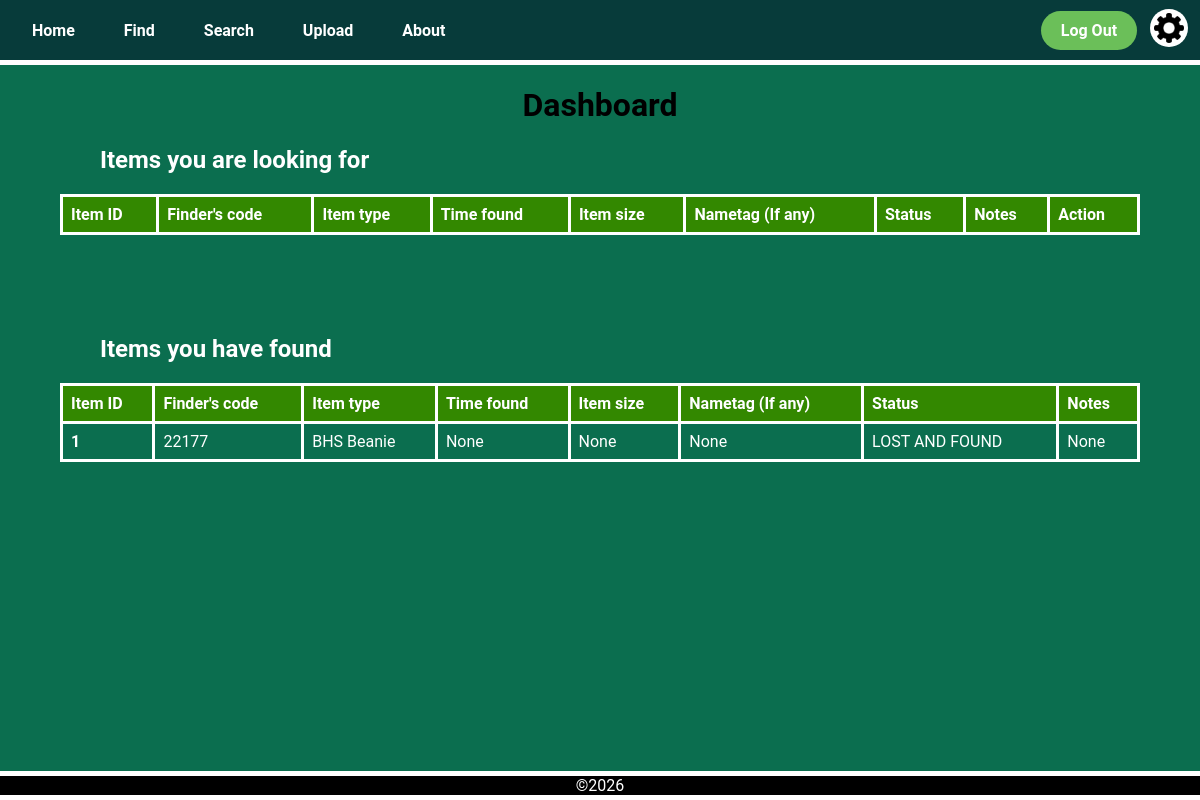
Page /dashboard (signed in) on the earlier database version.
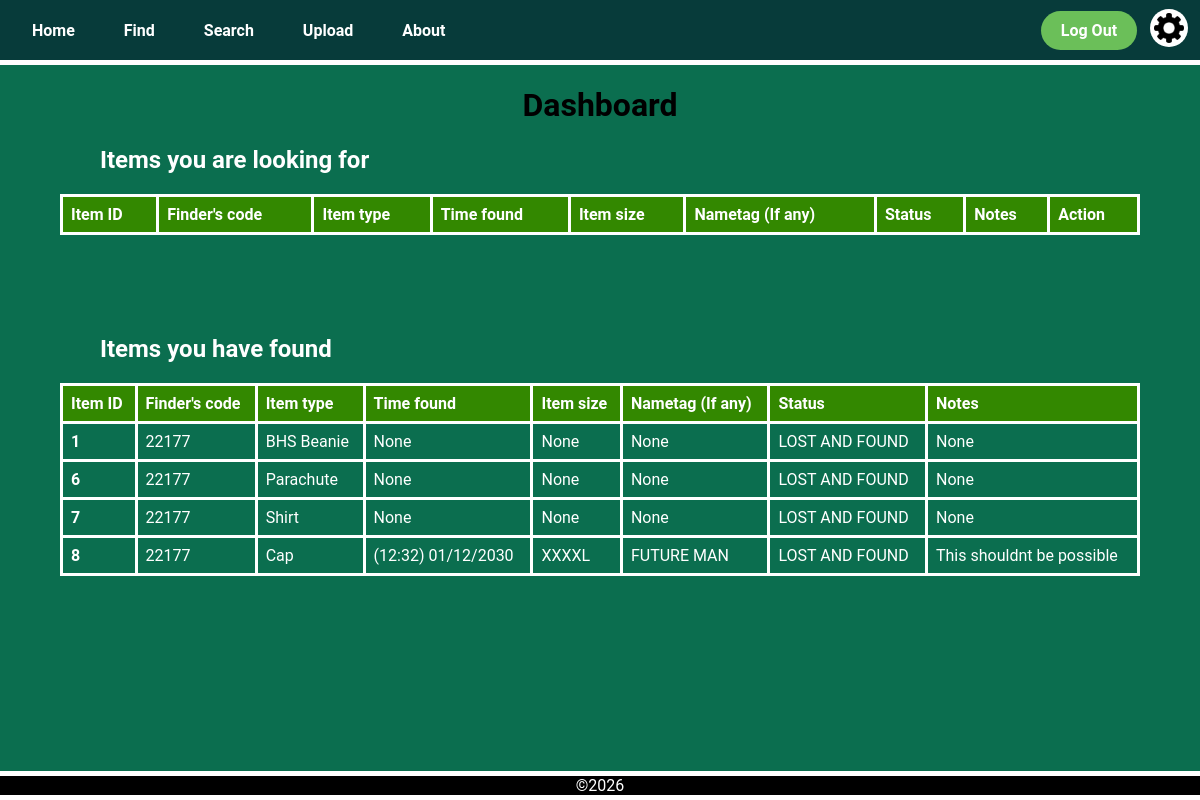
Same page on the later database version.
### app.py (models this page shows)
class LostItem(db.Model):
    __tablename__ = 'lost_item'
    item_id = db.Column(db.Integer, primary_key=True)
    finder_id = db.Column(db.Integer, db.ForeignKey('user.user_id'))
    item_type = db.Column(db.String(50))
    time_found = db.Column(db.String(50))
    size = db.Column(db.String(50))
    nametag = db.Column(db.String(50))
    status = db.Column(db.String(50))
    notes = db.Column(db.String(50))
    colours = db.relationship('Colour', secondary='lostitem_colour', backref='lost_items')

### app.py (the view)
@app.route('/dashboard', methods=['POST', 'GET'])
@login_required
def dashboard():
    lost_items = LostItem.query.filter_by(finder_id=current_user.school_code, status='LOOKING FOR').all()
    lost_and_found_items = LostItem.query.filter_by(finder_id=current_user.school_code, status='LOST AND FOUND').all()
    print(current_user.is_authenticated)
    return render_template('dashboard.html',
                           title='Dashboard',
                           lost_items=lost_items,
                           lost_and_found_items=lost_and_found_items,
                           user_name = (f'{current_user.first_name} {current_user.last_name}'))

### app.py (called while the page is built)
@login_manager.user_loader
def load_user(user_id):
    return User.query.get(int(user_id))

@app.context_processor
def inject_variables():
    return dict(show_footer=True,
                logged_in = current_user.is_authenticated)

### templates/dashboard.html (shortened to what this page needs)
{% extends "layout.html" %}
{% block content %}
<h1 class="title">
    Dashboard
</h1>
<table class="item_info_table">
  <h2 class="sub_heading">Items you are looking for</h2>
    <tr>
      <th class="item_info_header">Item ID</th>
      <th class="item_info_header">Finder's code</th>
      <th class="item_info_header">Item type</th>
      <th class="item_info_header">Time found</th>
      <th class="item_info_header">Item size</th>
      <th class="item_info_header">Nametag (If any)</th>
      <th class="item_info_header">Status</th>
      <th class="item_info_header">Notes</th>
      <th class="item_info_header">Action</th>
    </tr>
</table>
<table class="item_info_table">
  <h2 class="sub_heading">Items you have found</h2>
    <tr>
      <th class="item_info_header">Item ID</th>
      <th class="item_info_header">Finder's code</th>
      <th class="item_info_header">Item type</th>
      <th class="item_info_header">Time found</th>
      <th class="item_info_header">Item size</th>
      <th class="item_info_header">Nametag (If any)</th>
      <th class="item_info_header">Status</th>
      <th class="item_info_header">Notes</th>
    </tr>
    {% for item in lost_and_found_items %}
    <tr class="item_info_row">
      <th>{{item.item_id}}</th>
      <td>{{item.finder_id}}</td>
      <td>{{item.item_type}}</td>
      <td>
        {% if item.time_found is not none %}
          ({{ item.time_found[11:16] }}) {{ item.time_found[8:10] }}/{{ item.time_found[5:7] }}/{{ item.time_found[0:4] }}
        {% else %}
          {{item.time_found}}
        {% endif %}
      </td>
      <td>{{item.size}}</td>
      <td>{{item.nametag}}</td>
      <td>{{item.status}}</td>
      <td>{{item.notes}}</td>
    </tr>
    {% endfor %}
</table>
{% endblock %}

Differences in the rows shown:
added LostItem: item_id "6", finder_id "22177", item_type "Parachute", time_found "None", size "None", nametag "None", status "LOST AND FOUND", notes "None"
added LostItem: item_id "7", finder_id "22177", item_type "Shirt", time_found "None", size "None", nametag "None", status "LOST AND FOUND", notes "None"
added LostItem: item_id "8", finder_id "22177", item_type "Cap", time_found "12:32", time_found "01", time_found "12", time_found "2030", size "XXXXL", nametag "FUTURE MAN", status "LOST AND FOUND", notes "This shouldnt be possible"
